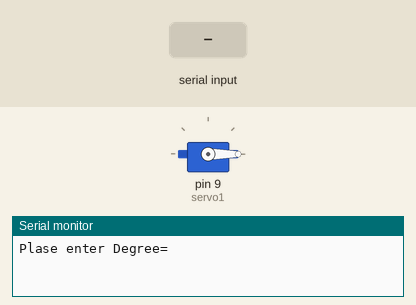
Bench run of a sketch on a simulated Arduino Uno, built with avr-gcc and run on an emulated ATmega328P. On the bench: servo, the last lines printed to the serial monitor. The test bench sets the inputs (shaded band).

Above: at 2.2 s.
2.3 s: "90,45\n" received over Serial
At 2.8 s:
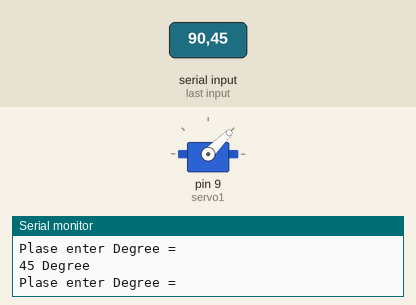
3.8 s: "30,150\n" received over Serial
At 5.0 s:
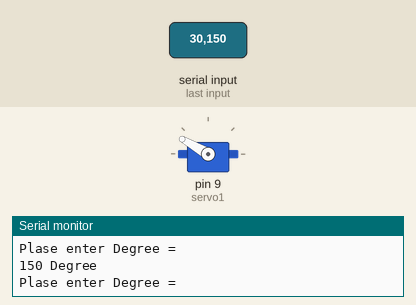
5.3 s: "200\n" received over Serial
At 6.1 s:
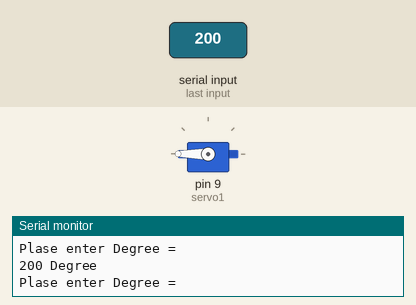
6.8 s: "90\n" received over Serial
At 7.2 s:
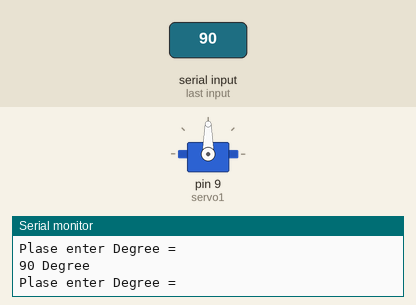
Timing chart, 0 to 9.3 s (numbered marks = the images above; inputs shaded):
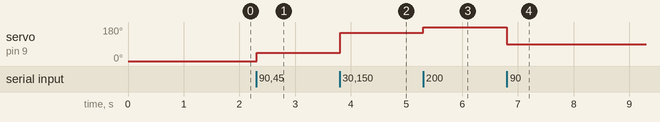

Measured:
- after the input at 2.3 s, servo on pin 9 (servo1): 0° → 45° at once
- after the input at 3.8 s, servo on pin 9 (servo1): 45° → 150° at once
- after the input at 5.3 s, servo on pin 9 (servo1): 150° → 180° at once
- after the input at 6.8 s, servo on pin 9 (servo1): 180° → 90° at once

The sketch:

Servo_Motor.ino
```cpp
#include <Servo.h>

int servo_value;
Servo servo1;
void setup()
{
  Serial.begin(9600);

  servo1.attach(9);
  servo1.write(0);
  delay(1000);
  Serial.println("Plase enter Degree= ");

}

void loop()
{
  while (Serial.available() > 1) {

    servo_value = Serial.parseInt();
    servo1.write(servo_value);

    Serial.print(servo_value);
    Serial.println(" Degree");
    Serial.println("Plase enter Degree = ");
    delay(5);
  }
}
```
